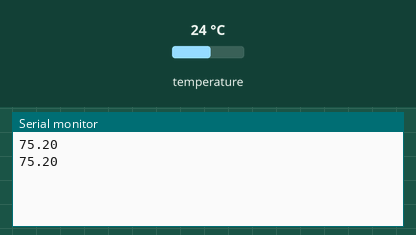
Bench run of a sketch on a simulated Arduino Uno, built with avr-gcc and run on an emulated ATmega328P. Parts: the last lines printed to the serial monitor. The test bench sets the inputs (shaded band); at power-on: temperature 24 °C.

Above: at 3.3 s.
3.4 s: temperature set to 12 °C
At 4.8 s:
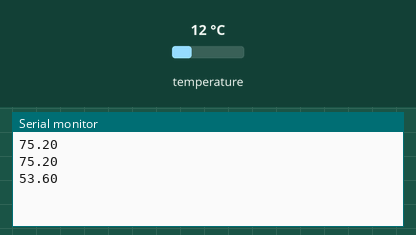
5.9 s: temperature set to 19 °C
At 7.2 s:
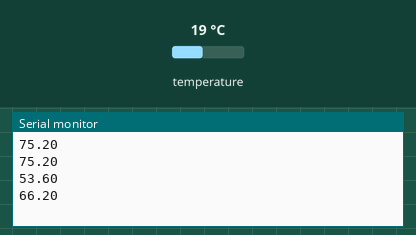
Timing chart, 0 to 8.9 s (numbered marks = the images above; inputs shaded):
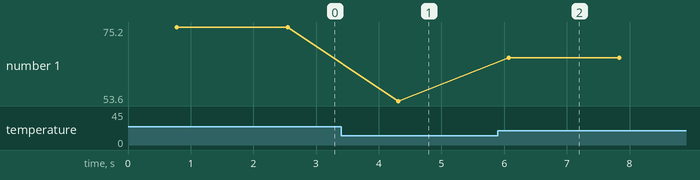

Measured:
- after the input at 3.4 s, the serial monitor: prints a new line after 0.91 s (image 1)
- after the input at 5.9 s, the serial monitor: prints a new line after 0.17 s (image 2)
- plotted number 1: 75.2 → 53.6 after the input at 3.4 s, 53.6 → 66.2 after the input at 5.9 s

The sketch:

ESP8266_Temp_Monitor.ino
```cpp
#include <OneWire.h>
#include <DallasTemperature.h>

// GPIO where the DS18B20 is connected to
const int oneWireBus = 4;

// Setup a oneWire instance to communicate with any OneWire devices
OneWire oneWire(oneWireBus);

// Pass our oneWire reference to Dallas Temperature sensor
DallasTemperature sensors(&oneWire);

void setup() {
  // Start the Serial Monitor
  Serial.begin(115200);
  // Start the DS18B20 sensor
  sensors.begin();
}

void loop() {
  sensors.requestTemperatures();
  //float temperatureC = sensors.getTempCByIndex(0);
  float temperatureF = sensors.getTempFByIndex(0);
  //Serial.print(temperatureC);
  //Serial.println("ºC");
  Serial.println(temperatureF);
  //Serial.println("ºF");
  delay(1000);
}
```
